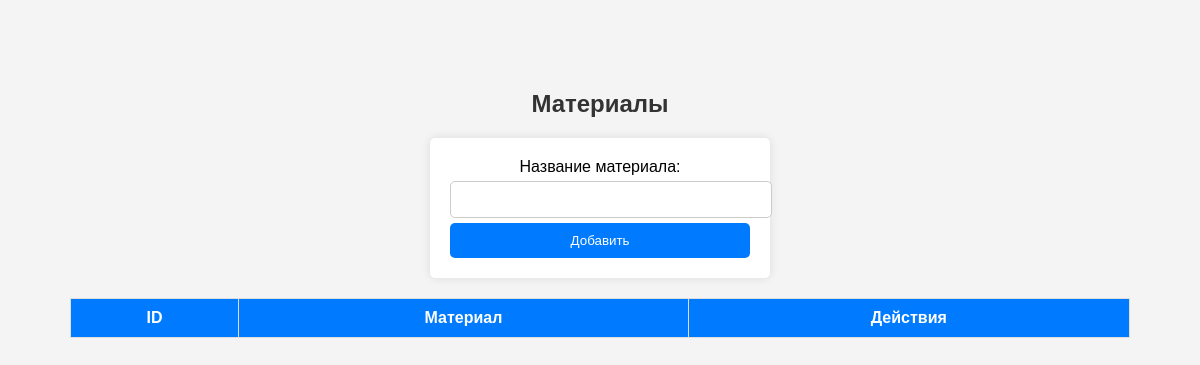
/admin/materials.php (signed in), run on an earlier commit of the app's database.
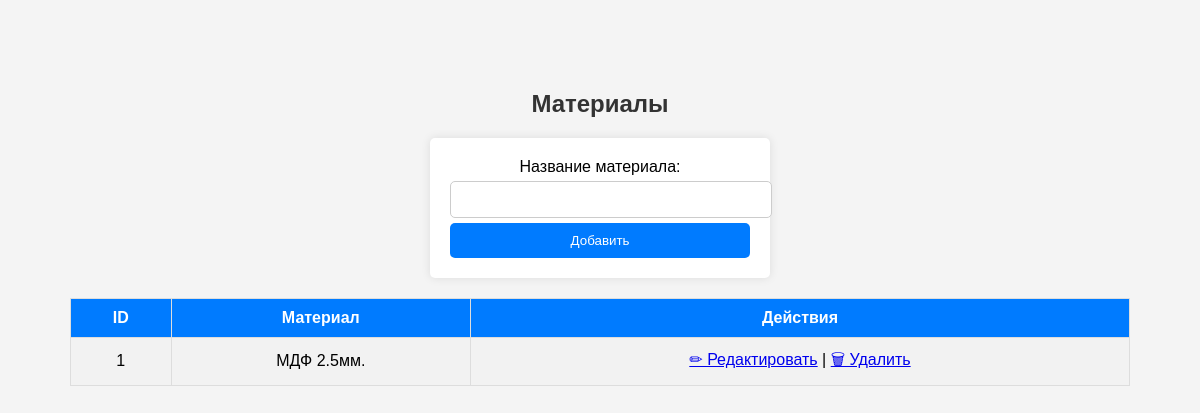
And on a later commit of the database.
### tables this page shows
CREATE TABLE `materials` (
  `id` int(11) NOT NULL AUTO_INCREMENT,
  `name` varchar(100) NOT NULL,
  PRIMARY KEY (`id`),
  UNIQUE KEY `name` (`name`)
);

### admin/materials.php (the view, shortened to what this page needs)
<?php
require_once '../database/db.php';
$materials = $conn->query("SELECT * FROM materials ORDER BY name ASC")->fetchAll(PDO::FETCH_ASSOC);
?>
<!DOCTYPE html>
<html lang="ru">
<head>
    <link rel="stylesheet" href="styles.css">
</head>
<body>
<h2>Материалы</h2>
<form method="POST">
    <label>Название материала:</label>
    <input type="text" name="name" required>
    <button type="submit">Добавить</button>
</form>
<table border="1">
    <tr>
        <th>ID</th>
        <th>Материал</th>
        <th>Действия</th>
    </tr>
    <?php foreach ($materials as $material): ?>
    <tr>
        <td><?= $material['id']; ?></td>
        <td><?= htmlspecialchars($material['name']); ?></td>
        <td>
        <a href="edit_material.php?id=<?= $material['id']; ?>">✏ Редактировать</a> |
            <a href="delete_material.php?id=<?= $material['id']; ?>" onclick="return confirm('Удалить материал?');">🗑 Удалить</a>
        </td>
    </tr>
    <?php endforeach; ?>
</table>
</body>
</html>

What changed in the data, as far as the page shows it:
added materials: id "1", name "МДФ 2.5мм."
